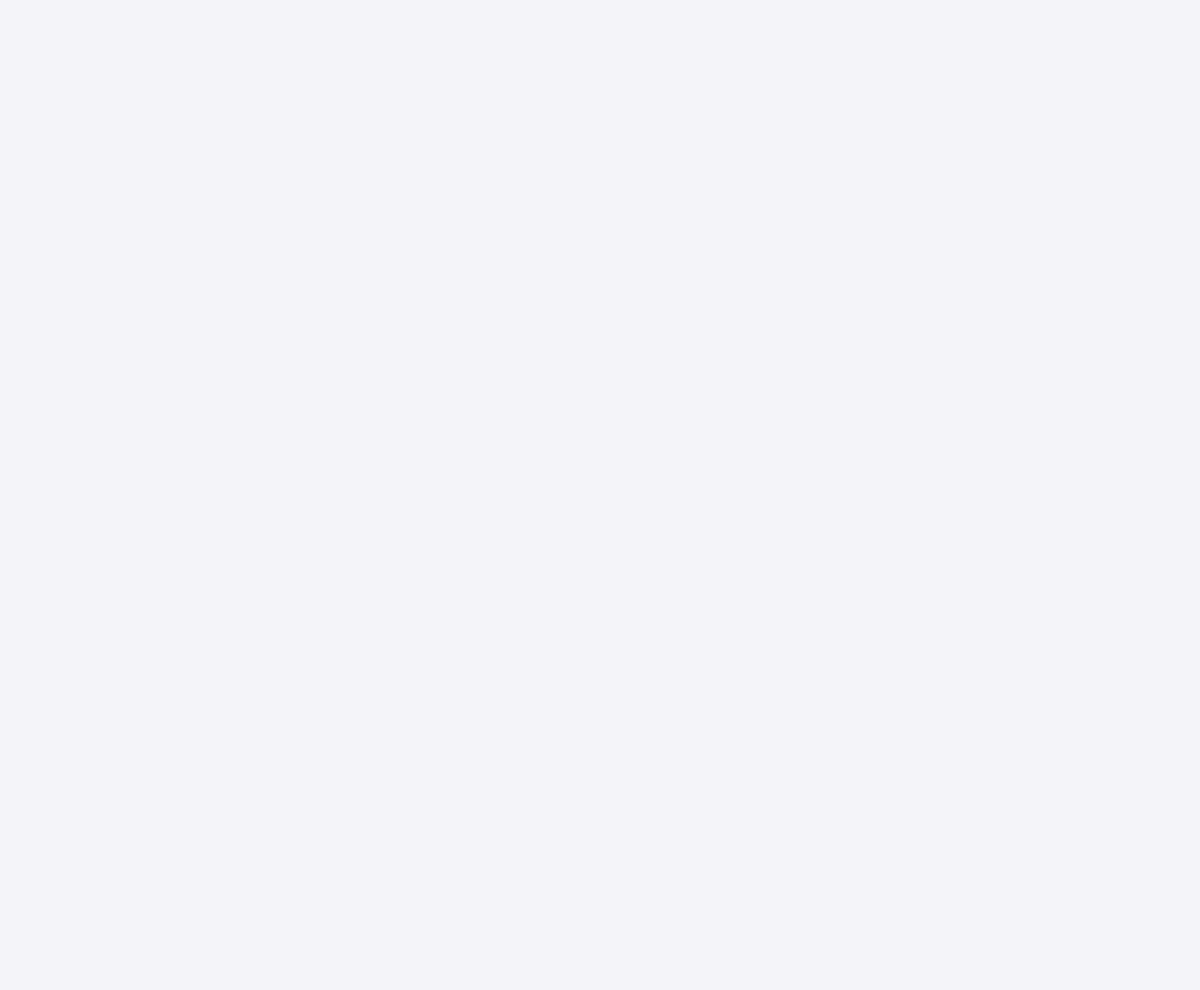
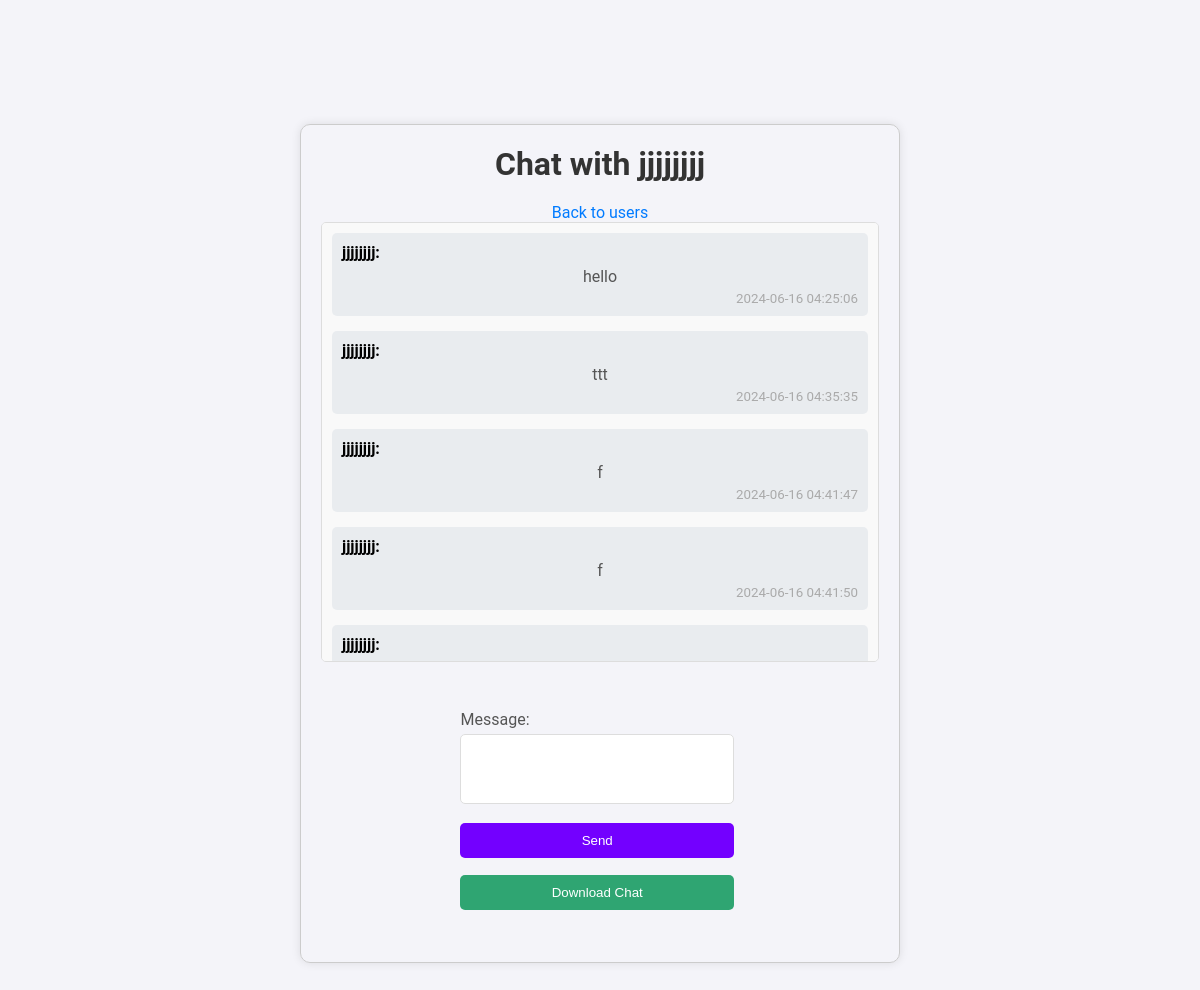
Page /chat/5 (signed in) on the committed database (2 pictures, top to bottom).
### models.py (models this page shows, shortened)
class User(db.Model):
    id = db.Column(db.Integer, primary_key=True)
    username = db.Column(db.String(150), unique=True, nullable=False)
    password_hash = db.Column(db.String(150), nullable=False)

class PrivateMessage(db.Model):
    id = db.Column(db.Integer, primary_key=True)
    sender_id = db.Column(db.Integer, db.ForeignKey('user.id'), nullable=False)
    receiver_id = db.Column(db.Integer, db.ForeignKey('user.id'), nullable=False)
    message = db.Column(db.String(500), nullable=False)
    timestamp = db.Column(db.DateTime, server_default=db.func.now())

### app.py (the view, shortened to what this page needs)
@app.route('/chat/<int:user_id>', methods=['GET', 'POST'])
def private_chat(user_id):
    if 'username' not in session:
        return redirect(url_for('login'))
    sender_id = session['user_id']
    receiver = User.query.get_or_404(user_id)
    messages = PrivateMessage.query.filter(
        ((PrivateMessage.sender_id == sender_id) & (PrivateMessage.receiver_id == user_id)) |
        ((PrivateMessage.sender_id == user_id) & (PrivateMessage.receiver_id == sender_id))
    ).order_by(PrivateMessage.timestamp.asc()).all()
    return render_template('chat.html', messages=messages, receiver=receiver)

### templates/chat.html (shortened to what this page needs)
<!DOCTYPE html>
<html lang="en">
<head>
    <link rel="stylesheet" href="{{ url_for('static', filename='styles.css') }}">
</head>
<body>
    <div class="container" id="receiver-info" data-receiver-id="{{ receiver.id }}">
        <h1>Chat with {{ receiver.username }}</h1>
        <p><a href="{{ url_for('users') }}">Back to users</a></p>
        <div class="messages">
            {% for msg in messages %}
                <div class="message">
                    <strong>{{ 'You' if msg.sender_id == session['user_id'] else receiver.username }}:</strong>
                    <p>{{ msg.message }}</p>
                    <small>{{ msg.timestamp }}</small>
                </div>
            {% endfor %}
        </div>
        <form action="{{ url_for('private_chat', user_id=receiver.id) }}" method="POST">
            <div>
                <label for="message">Message:</label>
                <textarea id="message" name="message" required></textarea>
            </div>
            <button type="submit">Send</button>
        </form>
        <form action="{{ url_for('download_chat', user_id=receiver.id) }}" method="GET">
            <button type="submit">Download Chat</button>
        </form>
    </div>
</body>
</html>

### static/styles.css (style rules this page uses)
* { margin: 0; padding: 0; box-sizing: border-box; }
body { font-family: 'Roboto', sans-serif; background-color: #f4f4f9; display: flex; justify-content: center; align-items: center; height: 100vh; }
.container { width: 50%; margin: auto; padding: 20px; border: 1px solid #ccc; border-radius: 10px; box-shadow: 0 0 10px rgba(0, 0, 0, 0.1); }
h1 { text-align: center; margin-bottom: 20px; color: #333; }
form { display: flex; flex-direction: column; padding: 5%; margin-left: 20%; }
form div { margin-bottom: 15px; }
label { display: block; margin-bottom: 5px; color: #555; }
button[type="submit"] { background-color: #7300ff; width: 70%; color: #fff; padding: 10px; border: none; border-radius: 5px; cursor: pointer; transition: background-color 0.3s; }
p { text-align: center; margin-top: 20px; color: #555; }
p a { color: #007bff; text-decoration: none; transition: color 0.3s; }
.messages { flex: 1; overflow-y: auto; height: 440px; padding: 10px; border: 1px solid #ddd; border-radius: 5px; margin-bottom: 20px; background-color: #f9f9f9; scrollbar-width: thin; scrollbar-color: #7300ff #ddd; }
.message { margin-bottom: 15px; padding: 10px; border-radius: 5px; background-color: #e9ecef; position: relative; }
.message strong { display: block; margin-bottom: 5px; }
.message small { display: block; text-align: right; color: #aaa; margin-top: 5px; }
.message p { margin: 0; }
textarea { flex: 1; padding: 10px; border: 1px solid #ddd; border-radius: 5px; resize: none; height: 70px; width: 70%; font-size: 14px; }
form[action*="download_chat"] button { background-color: #2fa572; margin-top: -10%; }

### rows in the picture
User: username "jjjjjjjj"
PrivateMessage: message "hello", timestamp "2024-06-16 04:25:06"
PrivateMessage: message "ttt", timestamp "2024-06-16 04:35:35"
PrivateMessage: message "f", timestamp "2024-06-16 04:41:47"
PrivateMessage: message "f", timestamp "2024-06-16 04:41:50"
